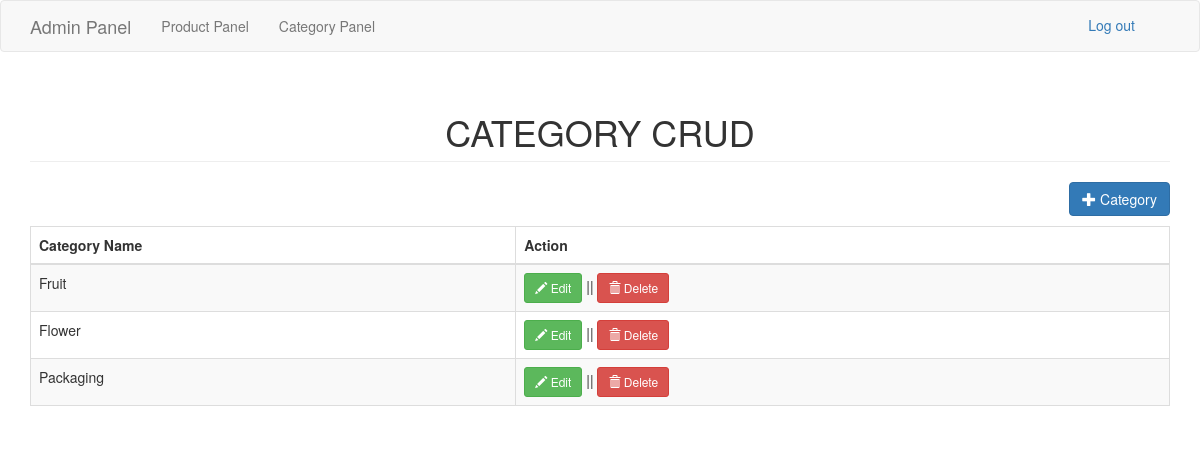
The app's page /panel/category.php with its own data.
### tables this page shows
CREATE TABLE `category` (
  `categoryid` int(11) NOT NULL,
  `catname` varchar(30) NOT NULL
);

### panel/category.php (the view, shortened to what this page needs)
<?php include('header.php'); ?>
<body>
<?php include('navbar.php'); ?>
<div class="container">
	<h1 class="page-header text-center">CATEGORY CRUD</h1>
	<div class="row">
		<div class="col-md-12">
			<a href="#addcategory" data-toggle="modal" class="pull-right btn btn-primary"><span class="glyphicon glyphicon-plus"></span> Category</a>
		</div>
	</div>
	<div style="margin-top:10px;">
		<table class="table table-striped table-bordered">
			<thead>
				<th>Category Name</th>
				<th>Action</th>
			</thead>
			<tbody>
				<?php
					$sql="select * from category order by categoryid asc";
					$query=$conn->query($sql);
					while($row=$query->fetch_array()){
						?>
						<tr>
							<td><?php echo $row['catname']; ?></td>
							<td>
								<a href="#editcategory<?php echo $row['categoryid']; ?>" data-toggle="modal" class="btn btn-success btn-sm"><span class="glyphicon glyphicon-pencil"></span> Edit</a> || <a href="#deletecategory<?php echo $row['categoryid']; ?>" data-toggle="modal" class="btn btn-danger btn-sm"><span class="glyphicon glyphicon-trash"></span> Delete</a>
							</td>
						</tr>
						<?php
					}
				?>
			</tbody>
		</table>
	</div>
</div>
</body>
</html>

### records on screen
category: catname "Fruit"
category: catname "Flower"
category: catname "Packaging"
